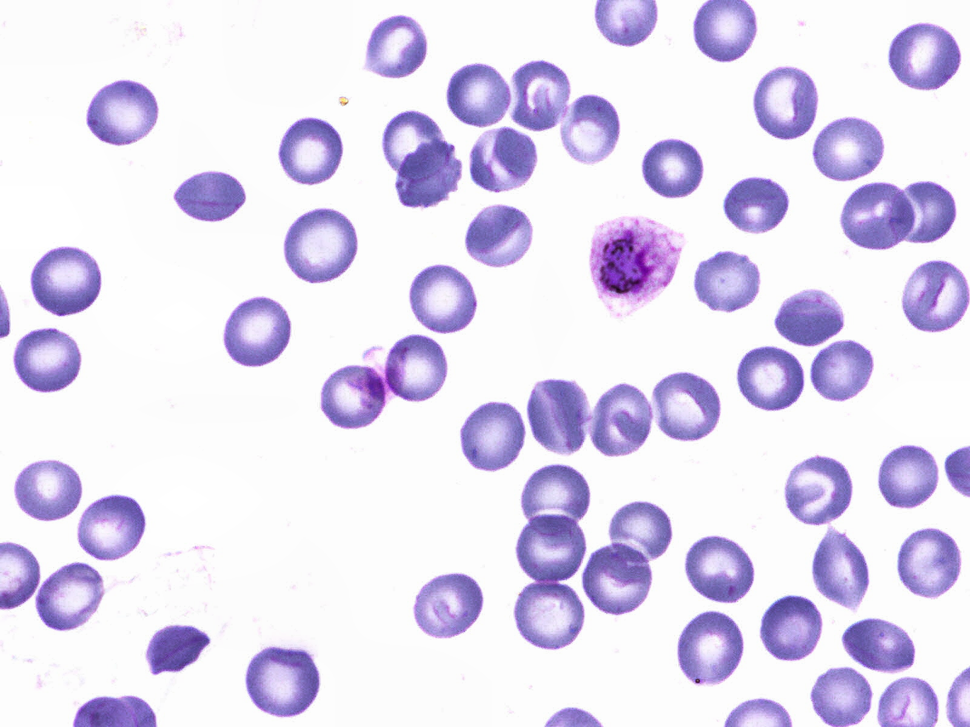
#> input picture ori.png, 970 x 727 px, shrunk from 1600 x 1200 before the run, found by its file name
$ jupyter execute Copy_of_Hands_On_Cell_Blood_Segmentation.ipynb
#> lines starting #> are read from the running program, lines starting #| are printed output that depends on the picture; after the words box and inside, x2 and y2 are one past the last pixel; in counts of white or black regions, pixels touching at a corner belong together
# Import Library & Load Data

[cell 1]
import cv2
import numpy as np
import matplotlib.pyplot as plt
from PIL import Image, ImageFilter, ImageEnhance

# ===== 1. Load gambar ori dan mask =====
ori_path = "/content/ori.png"
mask_path = "/content/mask.png"

original_image = Image.open(ori_path)
#> original_image is the input picture: PIL image 970x727 RGB; mean R, G, B 225.6, 219.4, 240
mask = cv2.imread(mask_path, cv2.IMREAD_GRAYSCALE)
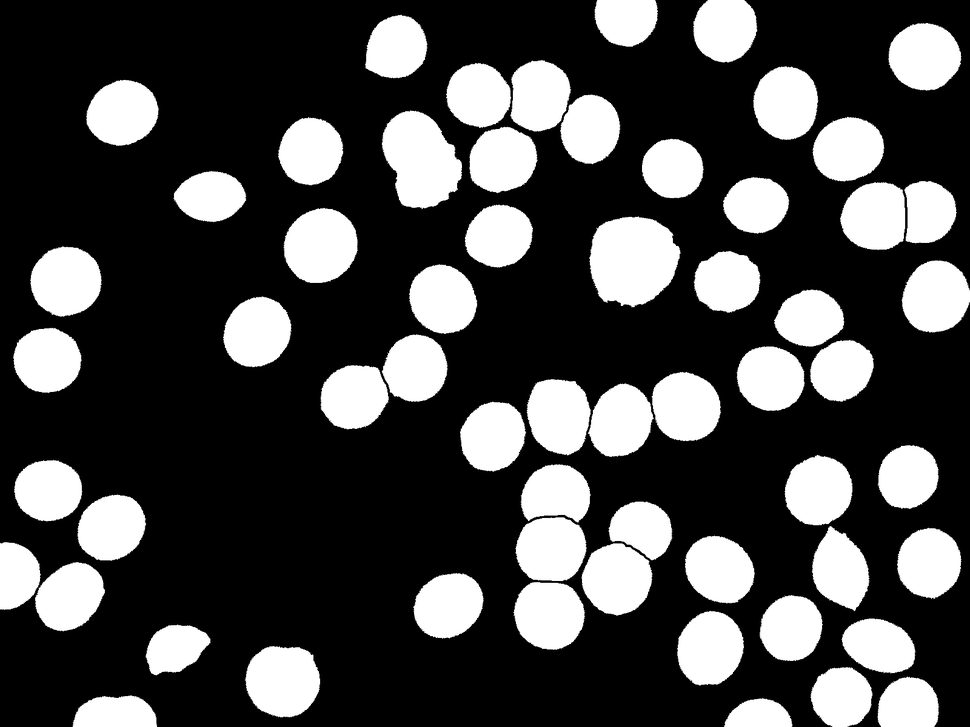
#> input picture mask.png, 970 x 727 px, shrunk from 1600 x 1200 before the run, found by its file name
#> mask is the input picture: shape (727, 970); min 0, max 255, mean 73

# Preprocessing

[cell 2]
# Grayscale
grayscale_image = original_image.convert('L')

# Gaussian blur
blurred_image = grayscale_image.filter(ImageFilter.GaussianBlur(radius=1.5))

# Contrast enhancement
contrast_enhancer = ImageEnhance.Contrast(grayscale_image)
contrast_enhanced_image = contrast_enhancer.enhance(1.8)

# Convert ke numpy array (biar bisa dipakai di OpenCV)
grayscale_array = np.array(contrast_enhanced_image)
blurred_array = np.array(blurred_image)

# Visualisasi preprocessing
plt.figure(figsize=(12,4))
plt.subplot(1,3,1); plt.imshow(grayscale_image, cmap='gray'); plt.title("Grayscale")
plt.subplot(1,3,2); plt.imshow(blurred_image, cmap='gray'); plt.title("Gaussian Blur")
plt.subplot(1,3,3); plt.imshow(contrast_enhanced_image, cmap='gray'); plt.title("Contrast Enhanced")
plt.show()

Comparison:

We can see that Contrast Enhancement have the most contrast in compare to Gaussian Blur and the Grayscale. Grayscale and Gaussian is quite similiar between another but grayscale has a darker background in compare to the gaussian blur

# Otsu Thresholding + Morphology

[cell 3]
# Otsu Thresholding + Morphology
otsu_threshold_value, otsu_binary_result = cv2.threshold(
    blurred_array, 0, 255, cv2.THRESH_BINARY + cv2.THRESH_OTSU)
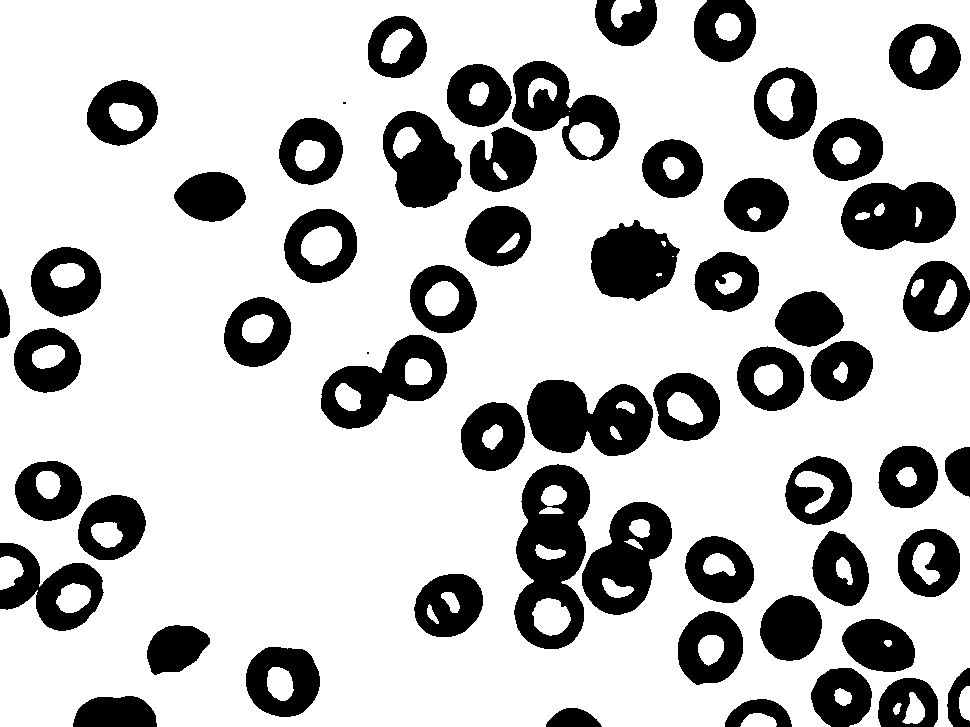
#> otsu_binary_result: shape (727, 970); 75.7% white; 58 black regions (2 under 20 px), largest, box (x1, y1, x2, y2) and area: (514, 464, 590, 649) 8731, (527, 380, 653, 456) 6935, (841, 182, 956, 250) 5956
#> otsu_threshold_value = 196

# flip the color so the cell turned white
otsu_binary_result = cv2.bitwise_not(otsu_binary_result)

# Morphology
kernel = cv2.getStructuringElement(cv2.MORPH_ELLIPSE, (3,3))
otsu_cleaned = cv2.morphologyEx(otsu_binary_result, cv2.MORPH_CLOSE, kernel)
#> otsu_cleaned: shape (727, 970); 24.3% white; 58 white regions (2 under 20 px), largest, box (x1, y1, x2, y2) and area: (514, 464, 590, 649) 8736, (527, 380, 653, 456) 6938, (841, 182, 956, 250) 5959
otsu_cleaned = cv2.morphologyEx(otsu_cleaned, cv2.MORPH_OPEN, kernel)
#> otsu_cleaned: shape (727, 970); 24.3% white; 56 white regions, largest, box (x1, y1, x2, y2) and area: (514, 464, 590, 649) 8729, (527, 380, 653, 456) 6938, (841, 182, 956, 250) 5959


# Displaying result
plt.figure(figsize=(12,4))
plt.subplot(1,3,1); plt.imshow(blurred_array, cmap='gray'); plt.title("Input (Blurred)")
plt.subplot(1,3,2); plt.imshow(otsu_binary_result, cmap='gray'); plt.title(f"Otsu's Binary (t={otsu_threshold_value})")
plt.subplot(1,3,3); plt.imshow(otsu_cleaned, cmap='gray'); plt.title("Cleaned (Morphology)")
plt.show()

Comparison:

[cell 4]
# 1. Bilateral filter (edge preserving)
bilateral_filtered_image = cv2.bilateralFilter(grayscale_array, 9, 75, 75)

# 2. Canny Otsu-based
canny_otsu_edges = cv2.Canny(
    bilateral_filtered_image,
    otsu_threshold_value * 0.5,
    otsu_threshold_value
)
#> canny_otsu_edges: shape (727, 970); 2.7% white in thin lines or dots

plt.figure(figsize=(6,6))
plt.imshow(canny_otsu_edges, cmap='gray')
plt.title(f'Canny Edges (Otsu-based thresholds)')
plt.axis("off")
plt.show()

# 3. Canny Median-based thresholds
median_intensity = np.median(bilateral_filtered_image)
#> median_intensity = 255
canny_lower_threshold = int(max(0, 0.5 * median_intensity))
#> canny_lower_threshold = 127
canny_upper_threshold = int(min(255, 1.5 * median_intensity))
#> canny_upper_threshold = 255

canny_median_edges = cv2.Canny(
    bilateral_filtered_image,
    canny_lower_threshold,
    canny_upper_threshold
)
#> canny_median_edges: shape (727, 970); 2.4% white in thin lines or dots

# 4. Dilate the edges so it will be more clear
edge_dilation_kernel = cv2.getStructuringElement(cv2.MORPH_ELLIPSE, (2, 2))
canny_dilated_edges = cv2.dilate(canny_median_edges, edge_dilation_kernel, iterations=1)
#> canny_dilated_edges: shape (727, 970); 4.6% white in thin lines or dots

plt.figure(figsize=(6,6))
plt.imshow(canny_dilated_edges, cmap='gray')
plt.title(f'Canny Edges Dilated ({canny_lower_threshold}-{canny_upper_threshold})')
plt.axis("off")
plt.show()

[cell 5]
# --- Contour detection dari hasil Otsu (bisa juga pakai Canny Median Dilated) ---
contours_otsu, _ = cv2.findContours(
    otsu_cleaned, cv2.RETR_EXTERNAL, cv2.CHAIN_APPROX_SIMPLE
)
#> contours_otsu = 56 contours; largest, box (x1, y1, x2, y2) and area: (514, 464, 590, 649) 10436, (527, 380, 653, 456) 6998, (321, 335, 447, 429) 6540, (582, 502, 672, 615) 6320, (841, 182, 956, 250) 6102

# Gambar kontur di citra original
ori_contour = original_image.copy()
ori_contour_cv = cv2.cvtColor(np.array(ori_contour), cv2.COLOR_RGB2BGR)
cv2.drawContours(ori_contour_cv, contours_otsu, -1, (0,255,0), 2)
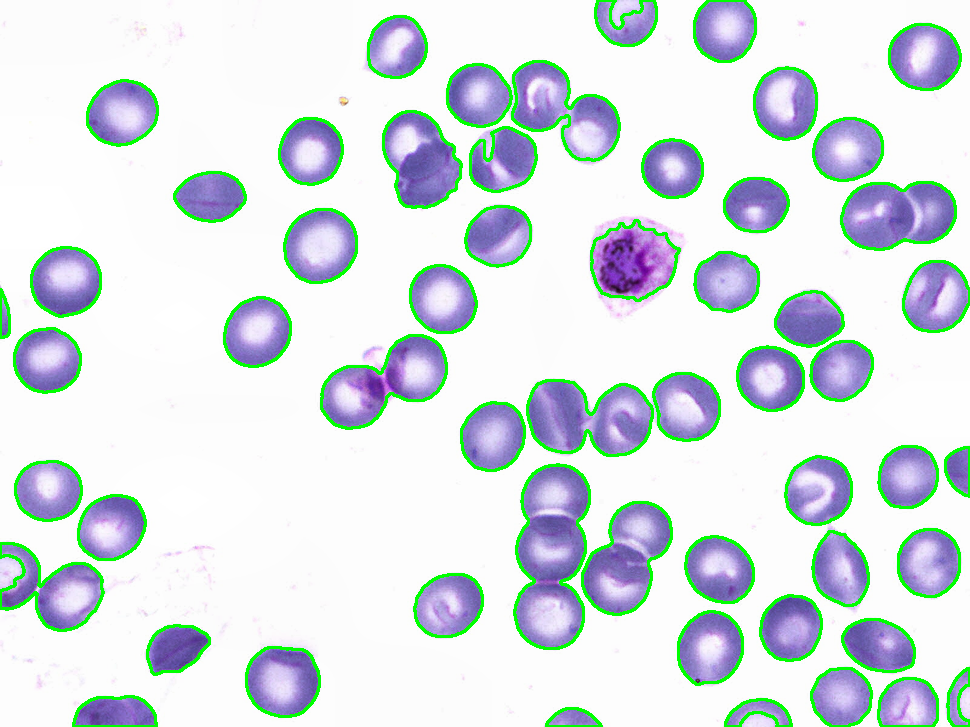
#> ori_contour_cv: shape (727, 970, 3); mean B, G, R 226.3, 224.6, 213.9

plt.figure(figsize=(7,7))
plt.imshow(cv2.cvtColor(ori_contour_cv, cv2.COLOR_BGR2RGB))
plt.title(f"Contour Detection (Otsu) - Total Sel: {len(contours_otsu)}")
plt.axis("off")
plt.show()

print("Jumlah sel terdeteksi (Otsu segmentation):", len(contours_otsu))
#| Jumlah sel terdeteksi (Otsu segmentation): 56

# --- Contour detection dari Mask Ground Truth ---
mask_array = np.array(mask)  # mask asli (gt)
contours_mask, _ = cv2.findContours(mask_array, cv2.RETR_EXTERNAL, cv2.CHAIN_APPROX_SIMPLE)
#> contours_mask = 79 contours, 35 with area under 20; largest, box (x1, y1, x2, y2) and area: (511, 462, 675, 653) 18791, (458, 369, 723, 474) 16064, (444, 58, 623, 196) 14755, (734, 287, 876, 413) 10377, (783, 452, 872, 614) 7693

mask_contour = cv2.cvtColor(mask_array, cv2.COLOR_GRAY2BGR)
cv2.drawContours(mask_contour, contours_mask, -1, (0,0,255), 2)  # Merah untuk GT
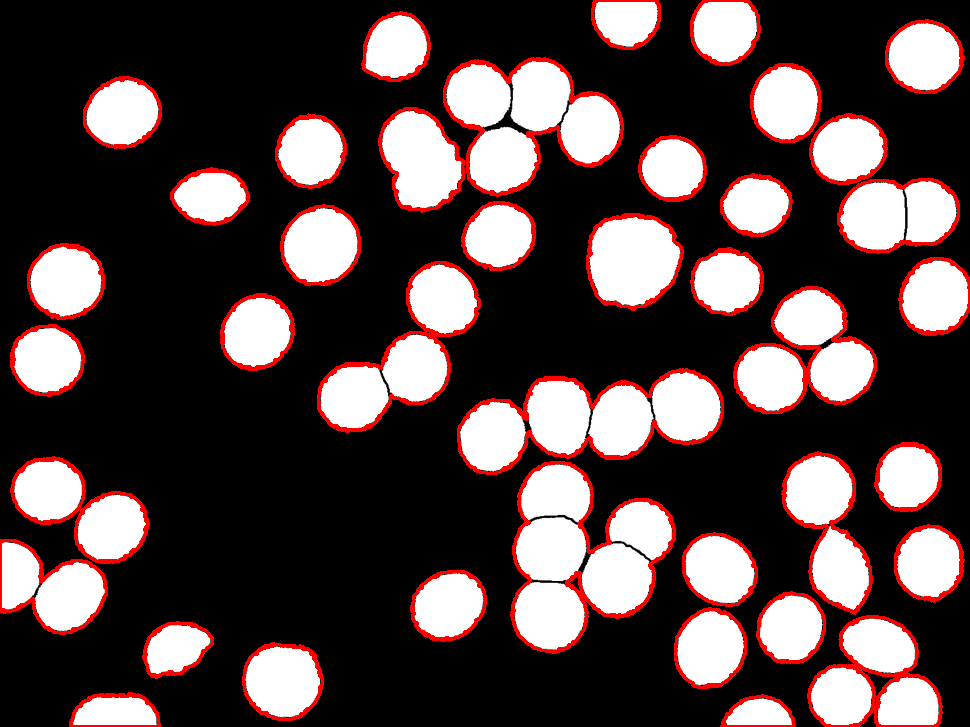
#> mask_contour: shape (727, 970, 3); 6.61% of pixels changed, all inside (x1, y1, x2, y2) = (0, 0, 970, 727)

plt.figure(figsize=(7,7))
plt.imshow(cv2.cvtColor(mask_contour, cv2.COLOR_BGR2RGB))
plt.title(f"Mask Ground Truth - Total Sel: {len(contours_mask)}")
plt.axis("off")
plt.show()

print("Jumlah sel ground truth (mask):", len(contours_mask))
#| Jumlah sel ground truth (mask): 79

[cell 6]
# --- Contour detection pada hasil Otsu ---
contours_otsu, _ = cv2.findContours(
    otsu_cleaned, cv2.RETR_EXTERNAL, cv2.CHAIN_APPROX_SIMPLE
)

# Copy gambar ori untuk ditandai
image_with_contours = cv2.cvtColor(np.array(original_image), cv2.COLOR_RGB2BGR).copy()

# Gambar contour dan hitung jumlahnya
for cnt in contours_otsu:
    if cv2.contourArea(cnt) > 50:  # filter area kecil agar bukan noise
        x, y, w, h = cv2.boundingRect(cnt)
        cv2.rectangle(image_with_contours, (x, y), (x+w, y+h), (0,255,0), 2)
#> this loop made 56 passes
#> (x, y, w, h) on passes 1 to 12: (546, 708, 56, 19), (725, 699, 67, 28), (73, 696, 84, 31), (878, 678, 60, 49), (947, 668, 23, 59), (811, 668, 61, 59), (246, 647, 74, 70), (147, 625, 63, 50), (842, 619, 73, 53), (678, 611, 65, 74), (760, 595, 62, 66), (414, 574, 69, 63)
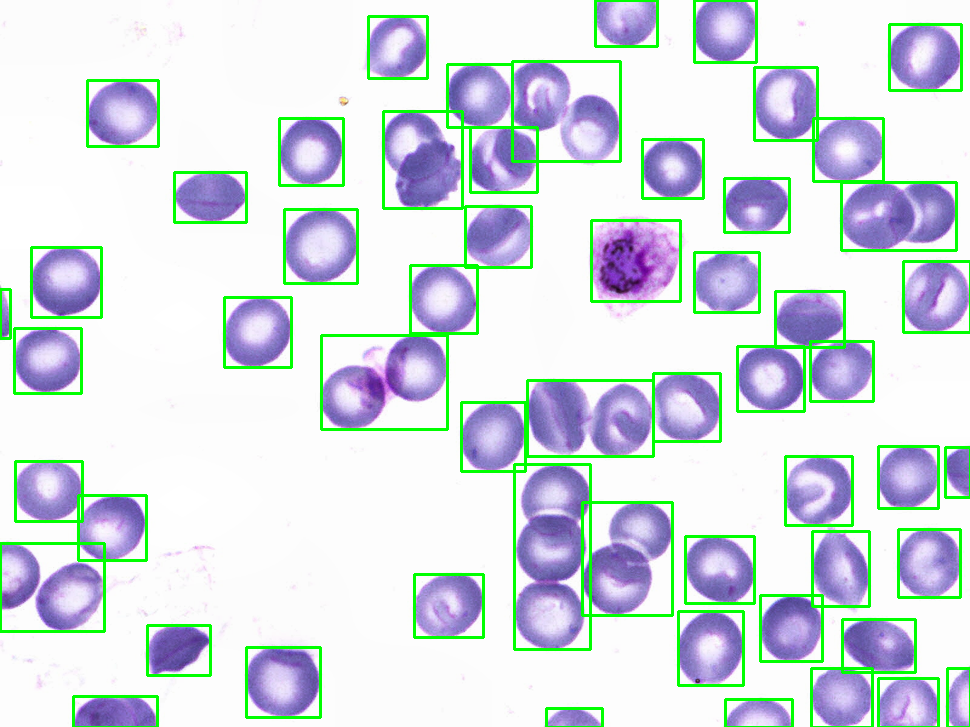
#> image_with_contours: shape (727, 970, 3); mean B, G, R 224.9, 220.8, 211

cell_count = len([c for c in contours_otsu if cv2.contourArea(c) > 50])
#> cell_count = 56

print(f"Jumlah sel terdeteksi: {cell_count}")
#| Jumlah sel terdeteksi: 56

plt.figure(figsize=(6,6))
plt.imshow(cv2.cvtColor(image_with_contours, cv2.COLOR_BGR2RGB))
plt.title(f"Deteksi Sel - Jumlah: {cell_count}")
plt.axis("off")
plt.show()

[cell 7]
# Evaluasi Overlap (IoU & Dice)

# Pastikan mask GT biner
_, mask_bin = cv2.threshold(mask, 127, 255, cv2.THRESH_BINARY)
#> mask_bin: shape (727, 970); 28.6% white; 60 white regions, largest, box (x1, y1, x2, y2) and area: (589, 217, 680, 307) 6342, (382, 111, 462, 209) 5531, (284, 208, 358, 283) 4301

# Ubah jadi boolean mask
pred_mask_bool = (otsu_cleaned > 0)
gt_mask_bool   = (mask_bin > 0)

# Hitung IoU dan Dice
intersection = np.logical_and(pred_mask_bool, gt_mask_bool).sum()
#> intersection = 167847
union = np.logical_or(pred_mask_bool, gt_mask_bool).sum()
#> union = 205459
iou = intersection / union if union > 0 else 0.0
#> iou = 0.817

dice = (2.0 * intersection) / (pred_mask_bool.sum() + gt_mask_bool.sum()) \
    if (pred_mask_bool.sum() + gt_mask_bool.sum()) > 0 else 0.0
#> dice = 0.899

print(f"IoU  (Intersection over Union): {iou:.4f}")
#| IoU  (Intersection over Union): 0.8169
print(f"Dice Coefficient: {dice:.4f}")
#| Dice Coefficient: 0.8992

# Visualisasi Prediksi vs GT
# Hijau = prediksi Otsu, Merah = Mask GT
overlay_vis = cv2.cvtColor(np.array(original_image), cv2.COLOR_RGB2BGR)

# Kontur prediksi (hijau)
for c in contours_otsu:
    if cv2.contourArea(c) > 50:
        cv2.drawContours(overlay_vis, [c], -1, (0,255,0), 2)
#> this loop made 56 passes

# Kontur GT (merah)
for c in contours_mask:
    if cv2.contourArea(c) > 50:
        cv2.drawContours(overlay_vis, [c], -1, (0,0,255), 2)
#> this loop made 79 passes
#> c on passes 2, 4, 8, 9, 11, 13, 15, 18, 19, 23, 24, 26: [[134, 694], [135, 694]], [[128, 693], [132, 693]], [[441, 640], [445, 640]], [[839, 639]], [[615, 617], [618, 617]], [[511, 611], [511, 612]], [[931, 601]], [[962, 565], [962, 566]], [[963, 559], [963, 561]], [[52, 522]], [[782, 493], [782, 494]], [[782, 491]]
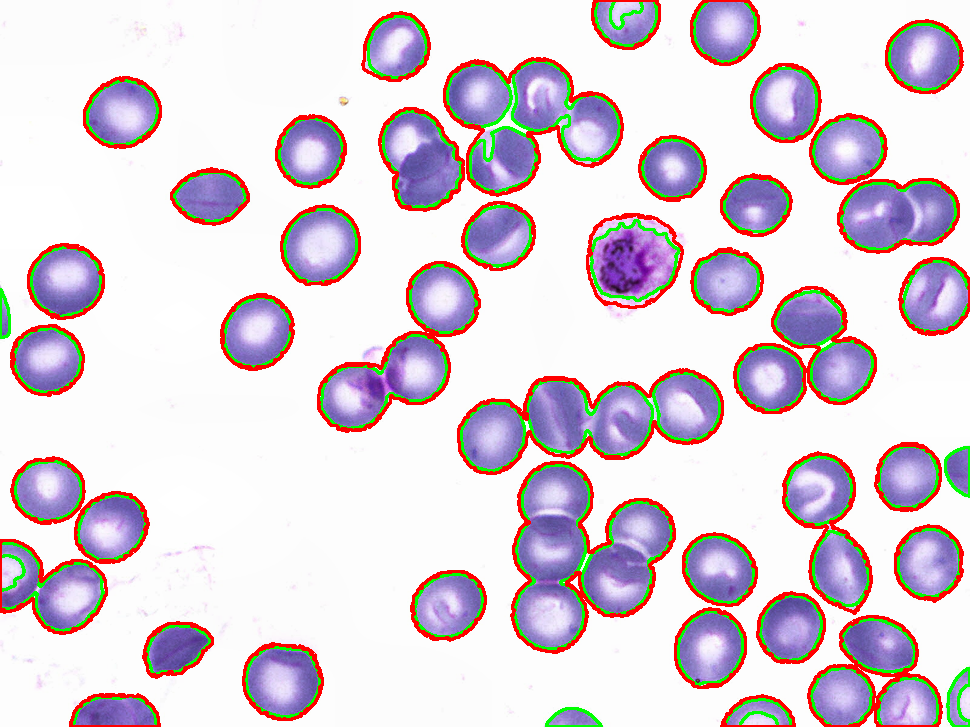
#> overlay_vis: shape (727, 970, 3); 6.58% of pixels changed, all inside (x1, y1, x2, y2) = (0, 0, 970, 727)

plt.figure(figsize=(7,7))
plt.imshow(cv2.cvtColor(overlay_vis, cv2.COLOR_BGR2RGB))
plt.title("Otsu Prediction (green) vs Ground Truth (red)")
plt.axis("off")
plt.show()
